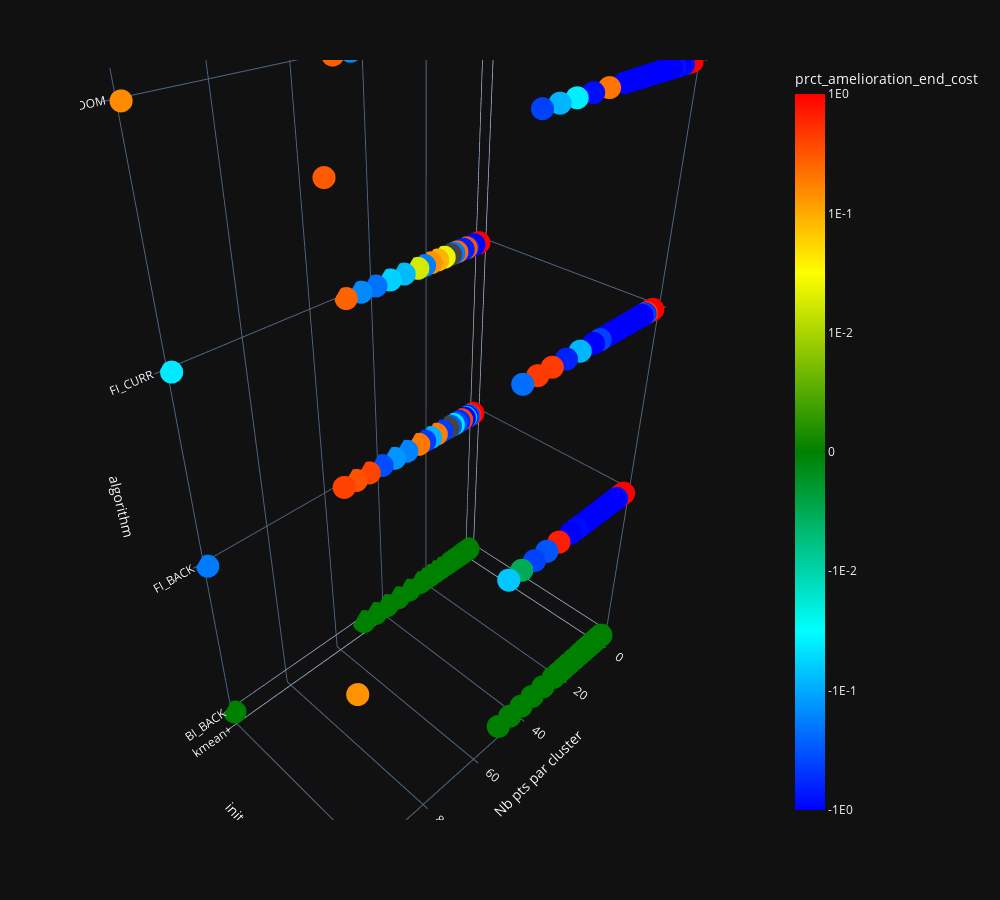

The notebook cell saved with this chart:
### Code cell
df = df_compil.copy().reset_index()
ticks_pow = [-2,-1,0]
max_val = abs(min(ticks_pow))
delta_zero = 0.001+1
logscale = lambda x:  np.sign(x) * (1-min(ticks_pow)+np.clip(np.log10(np.abs(x+1e-16)),min(ticks_pow)-delta_zero,np.inf))
fig = px.scatter_3d(df,x="Nb pts par cluster",y="init_type",z="algorithm",color=logscale(df[COLUMN]),
                    hover_data=["Nb pts par cluster","init_type","algorithm",COLUMN],
                    color_continuous_scale=["red","yellow","green","cyan","blue"][::-1],
                    range_color=[-max_val-delta_zero,max_val+delta_zero],
                    template="plotly_dark",width=1000,height=900)
def build(f):
    ticks_pos = [f(1,p) for p in ticks_pow]
    ticks_neg = [f(-1,p) for p in ticks_pow[::-1]]
    return [*ticks_neg,logscale(0),*ticks_pos]
def func(sign,p):
    real_value = sign*10**p
    return logscale(real_value)
Lp = build(func)
Lannot = build(lambda sign,p: "1E"+str(p) if sign > 0 else "-1E"+str(p))
fig.update_layout(coloraxis_colorbar=dict(
    title=COLUMN,
    tickvals=np.round(Lp,decimals=2),
    ticktext=Lannot,
))
fig.show()

### Figure 1 — Plotly figure (JSON) as saved in the notebook; plotly's stock layout.template omitted (floating-point values rounded to 4 significant figures; data arrays with more than 128 entries replaced by an {"elided": "..."} marker saying what was removed)
{"data": [{"customdata": {"elided": "408x1 float values"}, "hovertemplate": "Nb pts par cluster=%{x}<br>init_type=%{y}<br>algorithm=%{z}<br>prct_amelioration_end_cost=%{customdata[0]}<br>color=%{marker.color}<extra></extra>", "legendgroup": "", "marker": {"color": {"elided": "408 float values"}, "coloraxis": "coloraxis", "symbol": "circle"}, "mode": "markers", "name": "", "scene": "scene", "showlegend": false, "type": "scatter3d", "x": {"elided": "408 float values"}, "y": {"elided": "408 str values"}, "z": {"elided": "408 str values"}}], "layout": {"coloraxis": {"cmax": 3.001, "cmin": -3.001, "colorbar": {"ticktext": ["-1E0", "-1E-1", "-1E-2", 0, "1E-2", "1E-1", "1E0"], "tickvals": [-3, -2, -1, 0, 1, 2, 3], "title": {"text": "prct_amelioration_end_cost"}}, "colorscale": [[0, "blue"], [0.25, "cyan"], [0.5, "green"], [0.75, "yellow"], [1, "red"]]}, "height": 900, "legend": {"tracegroupgap": 0}, "margin": {"t": 60}, "scene": {"domain": {"x": [0, 1], "y": [0, 1]}, "xaxis": {"title": {"text": "Nb pts par cluster"}}, "yaxis": {"title": {"text": "init_type"}}, "zaxis": {"title": {"text": "algorithm"}}}, "width": 1000}}
